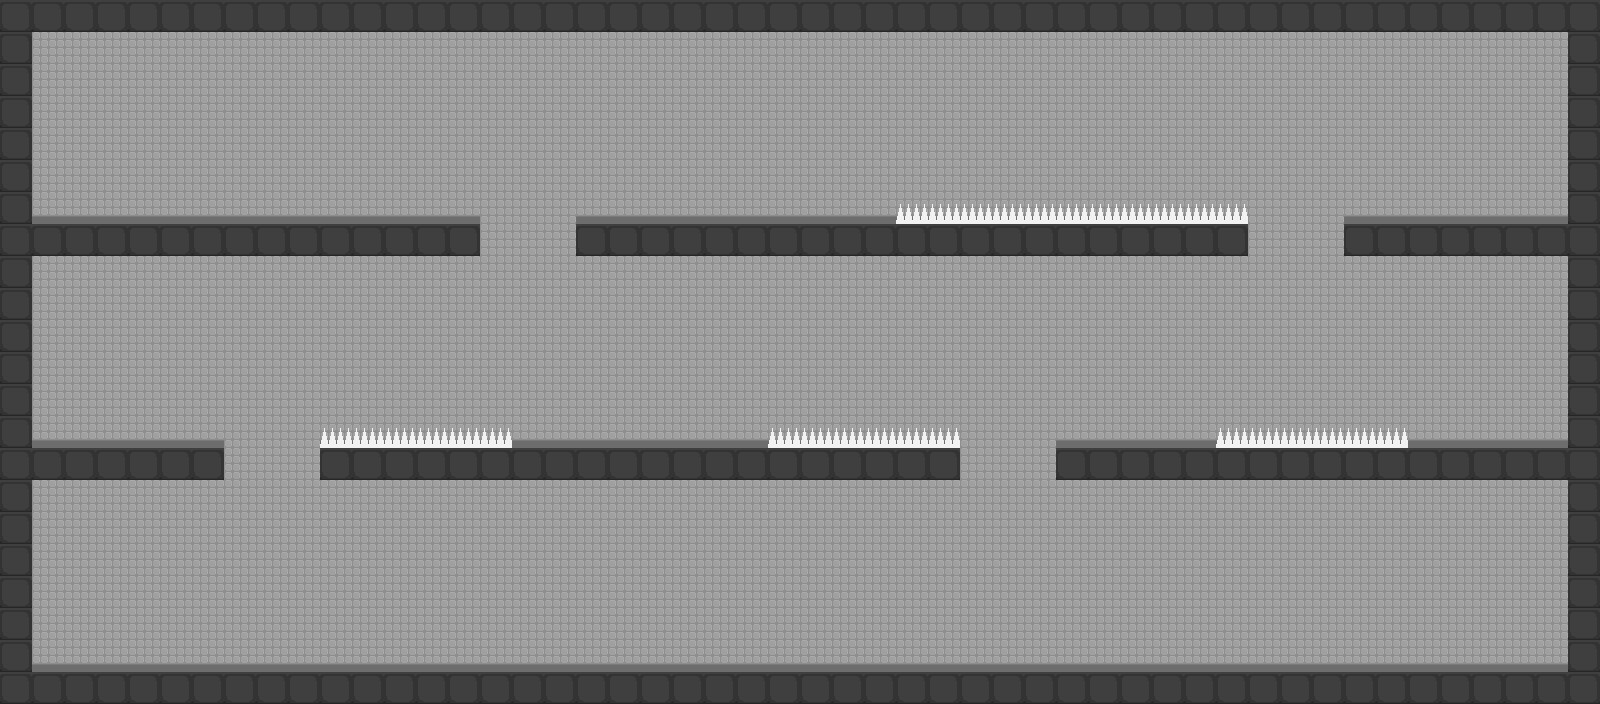

A 2D game scene composited from a Tiled map and its tileset images. What follows is a short description and the map's XML, with each tile layer's data collapsed to a summary:
An orthogonal 50x22 tile map with 32x32 px tiles, 2 tile layers (Background, Foreground) and 37 objects (9x light, 6x mine, 4x spikes, 2x turret, exitpoint, ...).

<map version="1.0" orientation="orthogonal" renderorder="right-down" width="50" height="22" tilewidth="32" tileheight="32" nextobjectid="64">
 <tileset firstgid="1" name="tiles" tilewidth="32" tileheight="32" tilecount="4" columns="0">
  <tile id="0">
   <image width="32" height="32" source="../tiles/tileWall.png" />
  </tile>
  <tile id="1">
   <image width="32" height="32" source="../tiles/tileBG.png" />
  </tile>
  <tile id="3">
   <image width="32" height="32" source="../tiles/tileSpikes.png" />
  </tile>
  <tile id="4">
   <image width="32" height="32" source="../tiles/tileBGbot.png" />
  </tile>
 </tileset>
 <layer name="Background" width="50" height="22">
  <data>[1100 cells, 982 non-empty, 2 distinct tile ids]</data>
 </layer>
 <layer name="Foreground" width="50" height="22">
  <data>[1100 cells, 253 non-empty, 2 distinct tile ids]</data>
 </layer>
 <objectgroup name="collision" visible="0">
  <object id="1" x="0" y="0" width="1600" height="32" />
  <object id="7" x="0" y="224" width="480" height="32" />
  <object id="8" x="0" y="32" width="32" height="192" />
  <object id="9" x="576" y="224" width="672" height="32" />
  <object id="11" x="1344" y="224" width="256" height="32" />
  <object id="12" x="1568" y="32" width="32" height="192" />
  <object id="13" x="0" y="256" width="32" height="192" />
  <object id="14" x="0" y="448" width="224" height="32" />
  <object id="15" x="320" y="448" width="640" height="32" />
  <object id="16" x="1056" y="448" width="544" height="32" />
  <object id="17" x="1568" y="256" width="32" height="192" />
  <object id="18" x="0" y="480" width="32" height="192" />
  <object id="19" x="0" y="672" width="1600" height="32" />
  <object id="20" x="1568" y="480" width="32" height="192" />
 </objectgroup>
 <objectgroup name="objects">
  <object id="24" name="exitpoint" x="1472" y="352" width="64" height="96" />
  <object id="37" name="spikes" x="328" y="432" width="184" height="16" />
  <object id="52" name="spikes" x="768" y="432" width="184" height="16" />
  <object id="53" name="mine" x="576" y="448" width="32" height="8" />
  <object id="54" name="mine" x="672" y="448" width="32" height="8" />
  <object id="55" name="turret" x="176" y="592">
   <properties>
    <property name="fixed" type="bool" value="true" />
    <property name="fixedAngle" type="float" value="70" />
    <property name="maxAngle" type="float" value="180" />
    <property name="minAngle" type="float" value="0" />
    <property name="range" type="float" value="800" />
    <property name="rotationSpeed" type="float" value="1.5" />
    <property name="timeOffset" type="float" value="0" />
    <property name="waitTime" type="float" value="1" />
   </properties>
   <polygon points="16,16 -16,80 48,80" />
  </object>
  <object id="56" name="turret" x="688" y="592">
   <properties>
    <property name="fixed" type="bool" value="true" />
    <property name="fixedAngle" type="float" value="180" />
    <property name="maxAngle" type="float" value="180" />
    <property name="minAngle" type="float" value="0" />
    <property name="range" type="float" value="800" />
    <property name="rotationSpeed" type="float" value="1.5" />
    <property name="timeOffset" type="float" value="0" />
    <property name="waitTime" type="float" value="1" />
   </properties>
   <polygon points="16,16 -16,80 48,80" />
  </object>
  <object id="57" name="mine" x="608" y="672" width="32" height="8" />
  <object id="58" name="mine" x="768" y="672" width="32" height="8" />
  <object id="59" name="spikes" x="1216" y="432" width="192" height="16" />
  <object id="60" name="mine" x="1152" y="448" width="32" height="8" />
  <object id="61" name="mine" x="1088" y="448" width="32" height="8" />
  <object id="62" name="start" x="80" y="368">
   <ellipse />
  </object>
  <object id="63" name="spikes" x="896" y="208" width="344" height="16" />
 </objectgroup>
 <objectgroup name="lights">
  <object id="41" name="light" x="144" y="264">
   <ellipse />
  </object>
  <object id="42" name="light" x="1456" y="40">
   <ellipse />
  </object>
  <object id="43" name="light" x="816" y="40">
   <ellipse />
  </object>
  <object id="44" name="light" x="144" y="488">
   <ellipse />
  </object>
  <object id="45" name="light" x="816" y="264">
   <ellipse />
  </object>
  <object id="46" name="light" x="816" y="488">
   <ellipse />
  </object>
  <object id="47" name="light" x="144" y="40">
   <ellipse />
  </object>
  <object id="48" name="light" x="1456" y="488">
   <ellipse />
  </object>
  <object id="49" name="light" x="1456" y="264">
   <ellipse />
  </object>
 </objectgroup>
</map>
